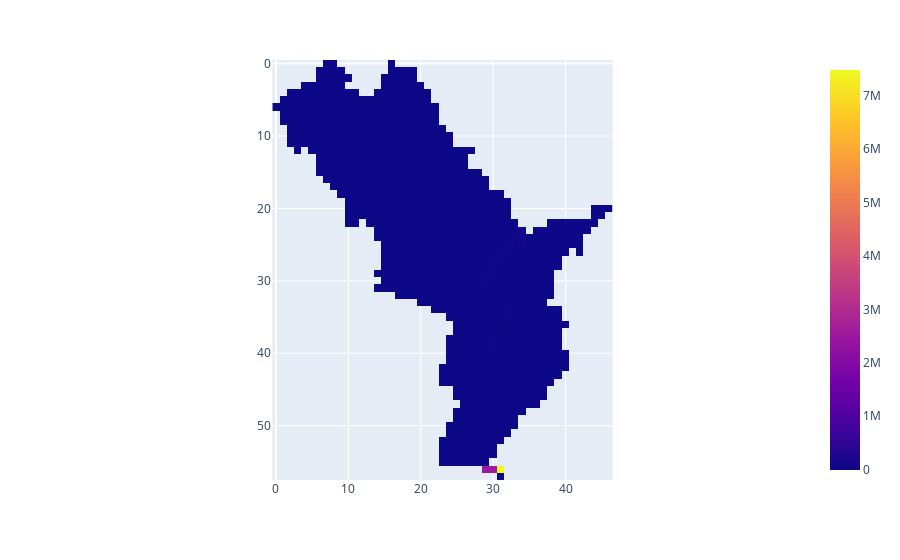

Write notebook code for a chart like this one.
### Code cell
px.imshow(data["surface_storage"][0]-data["surface_storage"][9])

### Figure 1 — Plotly figure (JSON) as saved in the notebook; plotly's stock layout.template omitted (floating-point values rounded to 4 significant figures; data arrays with more than 128 entries replaced by an {"elided": "..."} marker saying what was removed)
{"data": [{"coloraxis": "coloraxis", "hovertemplate": "x: %{x}<br>y: %{y}<br>color: %{z}<extra></extra>", "name": "0", "type": "heatmap", "xaxis": "x", "yaxis": "y", "z": {"elided": "58x47 float values"}}], "layout": {"coloraxis": {"colorscale": [[0, "#0d0887"], [0.1111, "#46039f"], [0.2222, "#7201a8"], [0.3333, "#9c179e"], [0.4444, "#bd3786"], [0.5556, "#d8576b"], [0.6667, "#ed7953"], [0.7778, "#fb9f3a"], [0.8889, "#fdca26"], [1, "#f0f921"]]}, "margin": {"t": 60}, "xaxis": {"anchor": "y", "constrain": "domain", "domain": [0, 1], "scaleanchor": "y"}, "yaxis": {"anchor": "x", "autorange": "reversed", "constrain": "domain", "domain": [0, 1]}}}
